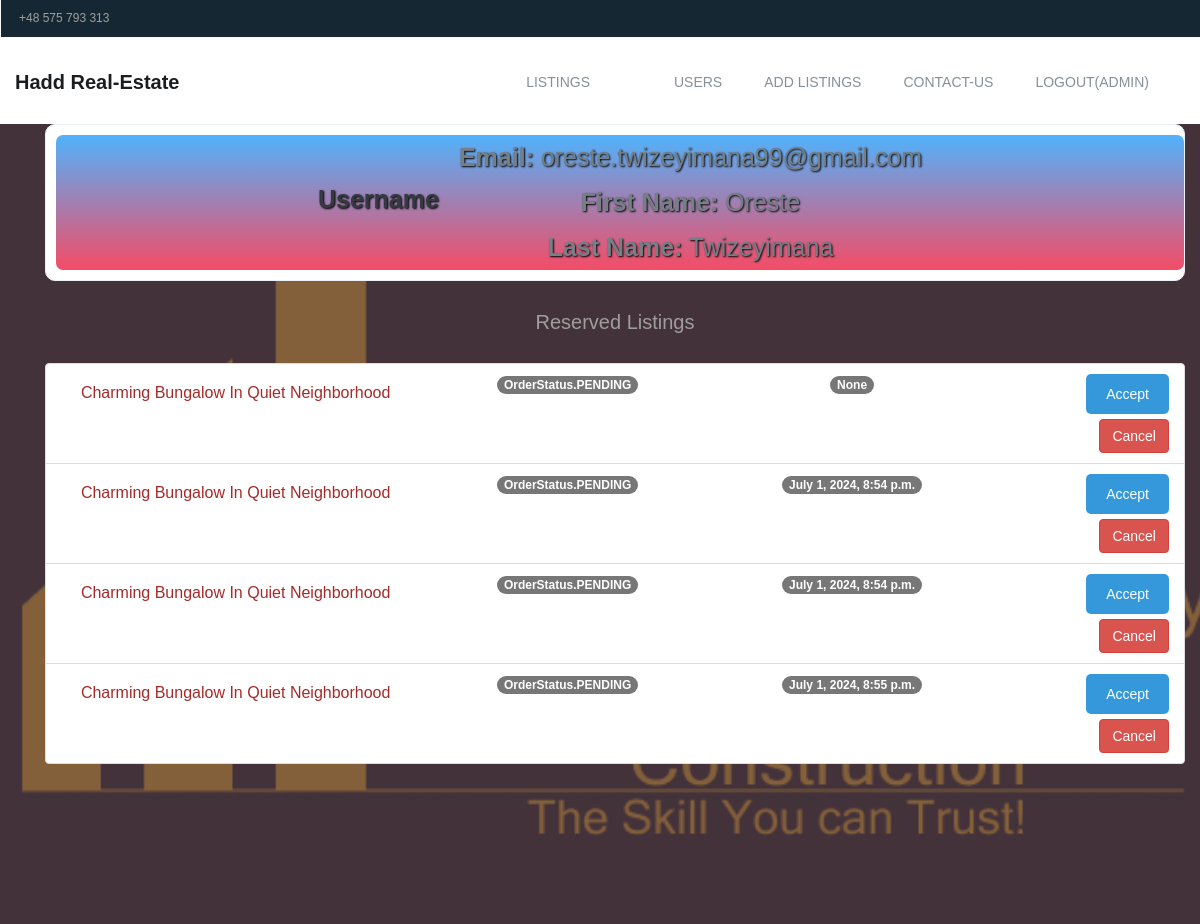
/accounts/1/ (signed in), run on an earlier commit of the app's database.
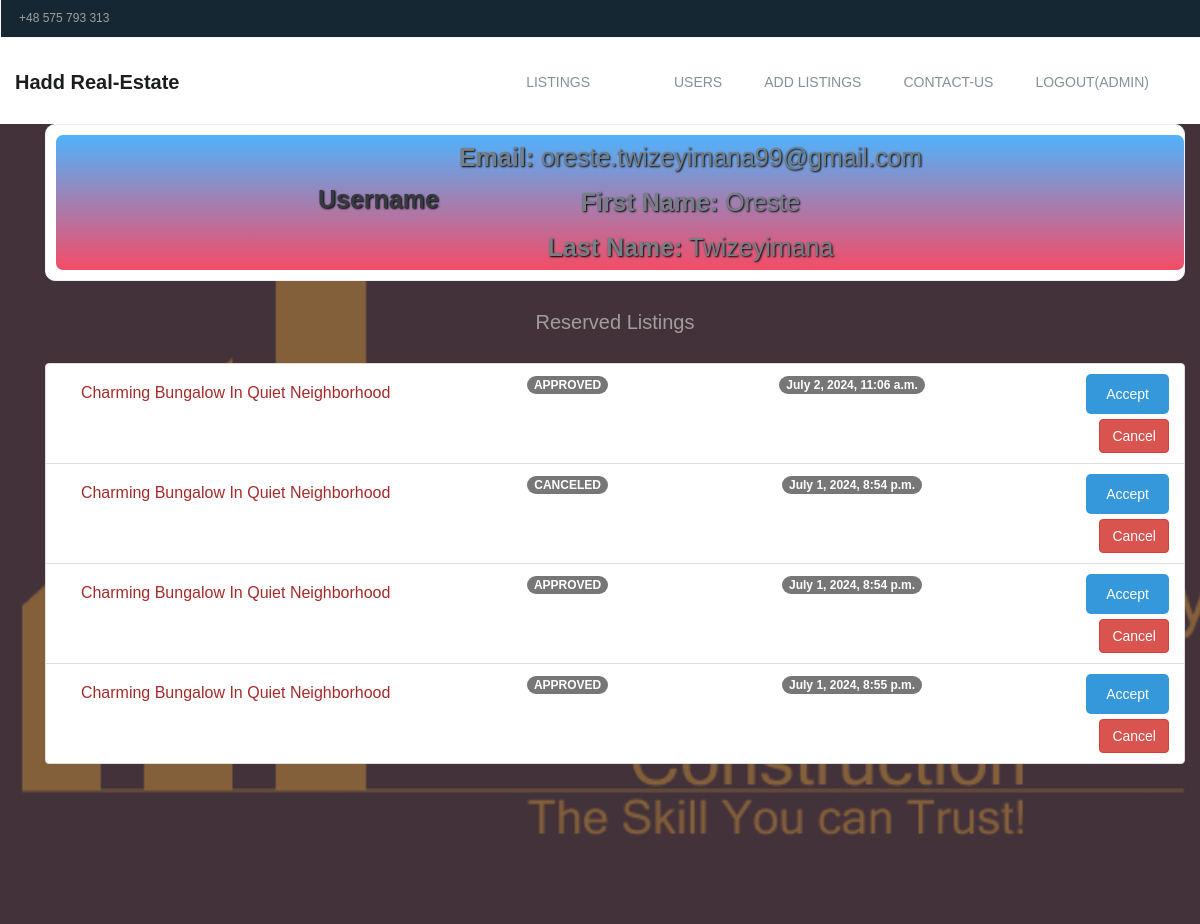
And on a later commit of the database.
### orders/models.py (models this page shows)
class Order(models.Model):
    user = models.ForeignKey(User, on_delete=models.CASCADE)
    listing = models.ForeignKey(Listing, on_delete=models.CASCADE)
    reservation_date = models.DateTimeField(auto_now_add=False)
    status = models.CharField(
        max_length=20,
        choices=[(status.name, status.value) for status in OrderStatus],
        default=OrderStatus.PENDING.name
    )
    created_on = models.DateTimeField(auto_now_add=True, null=True)
    def __str__(self):
        return f"Reservation {self.id} by {self.user} on {self.reservation_date}"

### listings/models.py (models this page shows, shortened)
class Listing(models.Model):
    title = models.CharField(max_length=200)
    description = models.TextField()
    price = models.DecimalField(max_digits=10, decimal_places=2)
    main_img = models.ImageField(upload_to='images/', blank=True, null=True)
    created_at = models.DateTimeField(auto_now_add=True)
    updated_at = models.DateTimeField(auto_now=True)

### accounts/views.py (the view)
# urls.py: path('<int:pk>/', views.account_detail, name='account_detail'),
@superuser_required
def account_detail(request, pk):
    user = get_object_or_404(User, pk=pk)
    orders = Order.objects.filter(user=user.id)
    print(orders, user.id)
    context = {
        'account': user,
        'orders': orders,
    }
    return render(request, 'accounts/accounts_detail.html', context)

### accounts/models.py (called while the page is built)
    def __str__(self):
        return self.username

### accounts/views.py (called while the page is built)
def superuser_required(view_func):
    decorated_view_func = user_passes_test(lambda u: u.is_superuser, login_url='listing_list')(view_func)
    return decorated_view_func

### orders/models.py (called while the page is built)
@receiver(post_init, sender=Order)
def check_and_update_order_status_on_fetch(sender, instance, **kwargs):
    if instance.status == OrderStatus.PENDING.name and instance.date_ordered < timezone.now():
        instance.status = OrderStatus.CANCELED.name
        instance.save()

### real_estate/templates/accounts/accounts_detail.html (shortened to what this page needs)
{% extends 'base.html' %}
{% block content %}
    <div class="container mt-4">
        <div class="card shadow-none border">
            <div class="card-body text-center linear-gradient rounded-2 p-4">
                <h1 class="fw-semibold text-white mb-2"
                    style="text-shadow: 1px 1px 2px #000; font-size: 2.5rem;">{{ account.username }}</h1>
                <div class="container-box">
                    <ul>
                        <li><p class="mb-1" style="text-shadow: 1px 1px 2px #000; font-size: 2.5rem;">
                            <strong>Email:</strong> {{ account.email }}</p></li>
                        <li><p class="mb-1" style="text-shadow: 1px 1px 2px #000; font-size: 2.5rem;"><strong>First
                            Name:</strong> {{ account.first_name }}</p>
                        </li>
                        <li><p class="mb-1" style="text-shadow: 1px 1px 2px #000; font-size: 2.5rem;"><strong>Last
                            Name:</strong> {{ account.last_name }}</p>
                        </li>
                    </ul>
                </div>
            </div>
        </div>
        <div class="mt-5">
            <h2 class="h3 mb-4" style="font-size: 2rem;">Reserved Listings</h2>
            {% if orders %}
                <ul class="list-group">
                    {% for order in orders %}
                        <li class="list-group-item">
                            <div class="row align-items-center">
                                <div class="col-md-4">
                                    <h2 class="h5"><a
                                            href="{% url 'listing_detail' order.listing.pk %}">{{ order.listing.title }}</a>
                                    </h2>
                                </div>
                                <div class="col-md-3">
                                    <span class="badge bg-primary rounded-pill">{{ order.status }}</span>
                                </div>
                                <div class="col-md-3">
                                    <span class="badge bg-secondary rounded-pill">{{ order.reservation_date }}</span>
                                </div>
                                <div class="col-md-2 text-right">
                                    {% if user.is_superuser %}
                                        <form action="{% url 'accept_order' order.pk %}" method="post">
                                            <button class="btn btn-primary mb-2 mb-md-0">Accept</button>
                                        </form>
                                    {% endif %}
                                    <form action="{% url 'cancel_order' order.pk %}" method="post">
                                        <button class="btn btn-danger">Cancel</button>
                                    </form>
                                </div>
                            </div>
                        </li>
                    {% endfor %}
                </ul>
            {% else %}
                <p style="font-size: 1.5rem;">No reserved listings found.</p>
            {% endif %}
        </div>
    </div>
{% endblock %}

What changed in the data, as far as the page shows it:
changed Order: status "OrderStatus.PENDING" → "APPROVED"; reservation_date "None" → "July 2, 2024, 11:06 a.m."
changed Order: status "OrderStatus.PENDING" → "CANCELED"
changed Order (number 3 of 4 on the later page): status "OrderStatus.PENDING" → "APPROVED"
changed Order "July 1, 2024, 8:55 p.m.": status "OrderStatus.PENDING" → "APPROVED"
